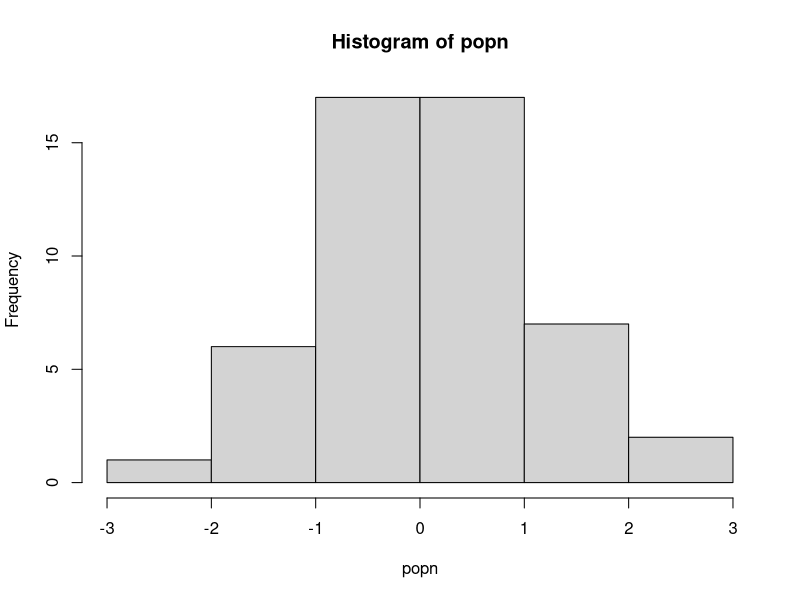

Here is the R script that generated this plot: (Note: this script raises an error after producing the figure.)
doit <- function(x){
    temp_x <- sample(x, replace = TRUE)
    if(length(unique(temp_x)) > 30) {#only take mean if sample was sufficient
         print(paste("Mean of this sample was:", as.character(mean(temp_x))))
        } 
    else {
        stop("Couldn't calculate mean: too few unique values!")
        }
}

popn <- rnorm(50)

hist(popn)

lapply(1:15, function(i) doit(popn))

result <- lapply(1:15, function(i) try(doit(popn), FALSE))

class(result)
result

result <- vector("list", 15) #Preallocate/Initialize
for(i in 1:15) {
    result[[i]] <- try(doit(popn), FALSE)
    }

